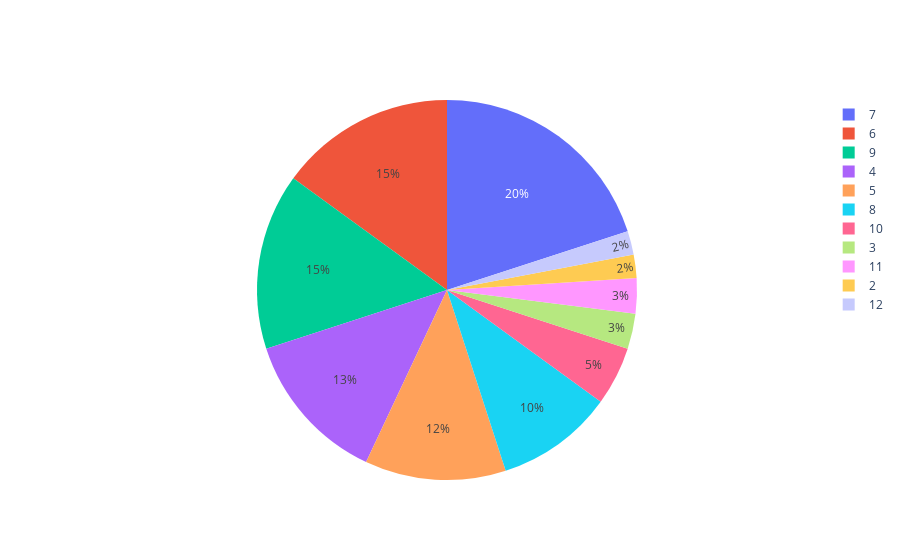

This figure's notebook cell:
### Markdown cell above
## Круговая диаграмма

### Code cell
dices = pd.DataFrame(np.random.randint(low=1, high=7, size=(100, 2)), columns=('Кость 1', 'Кость 2'))


dices['Сумма'] = dices['Кость 1'] + dices['Кость 2'] 
# Первые 5 бросков игральных костей

sum_counts = dices['Сумма'].value_counts().sort_index()

fig = go.Figure()
fig.add_trace(go.Pie(values=sum_counts, labels=sum_counts.index))
fig.show()

### Figure 1 — Plotly figure (JSON) as saved in the notebook; plotly's stock layout.template omitted (floating-point values rounded to 4 significant figures)
{"data": [{"labels": [2, 3, 4, 5, 6, 7, 8, 9, 10, 11, 12], "type": "pie", "values": [2, 3, 13, 12, 15, 20, 10, 15, 5, 3, 2]}], "layout": {"autosize": true}}
